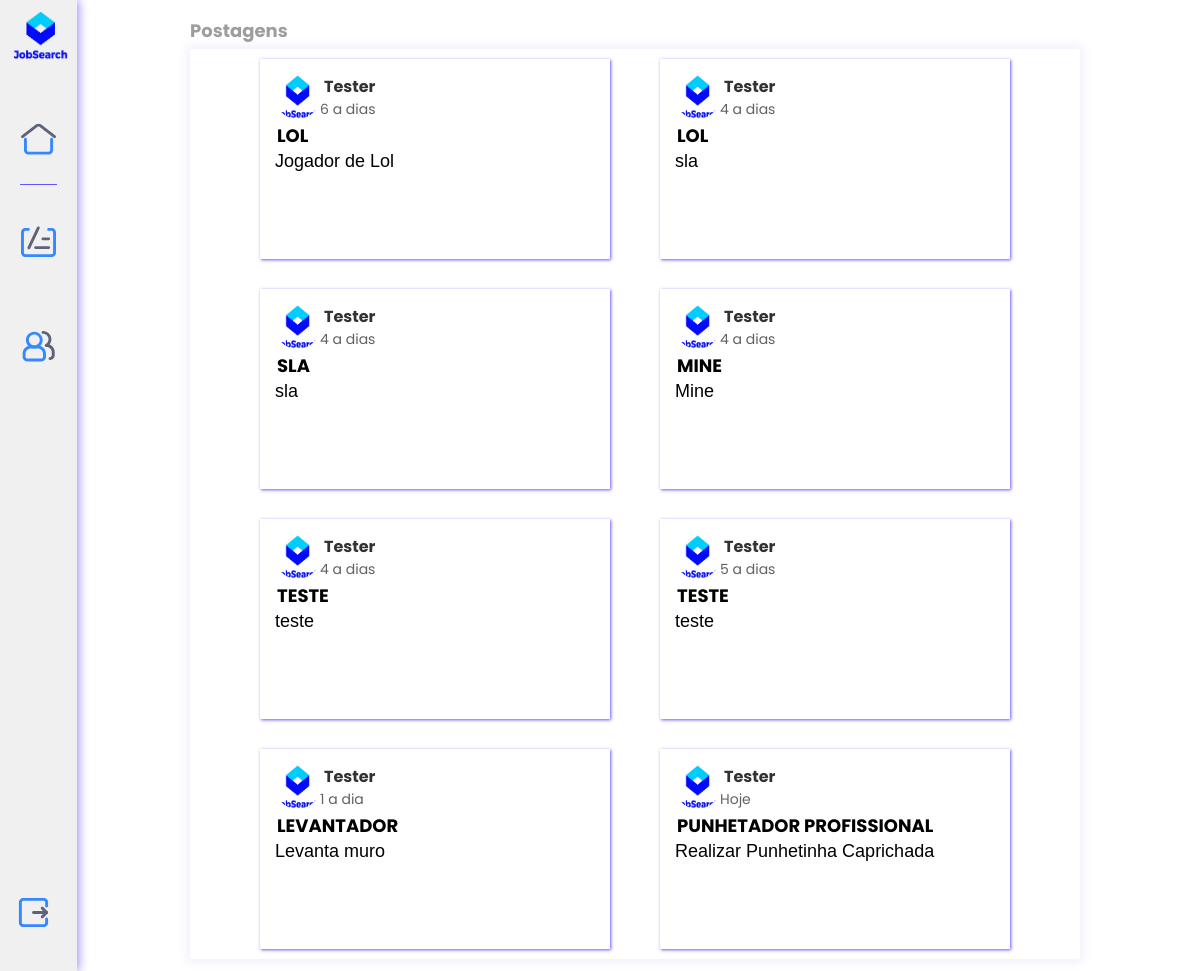
The page /WebInicial/empresa/home_empresa.php (signed in) on the database its author committed.
### tables this page shows
CREATE TABLE `tbl_empresa` (
  `emp_id` int(11) NOT NULL AUTO_INCREMENT,
  `emp_nome` varchar(45) NOT NULL,
  `emp_email` varchar(45) NOT NULL,
  `emp_senha` varchar(16) NOT NULL,
  `emp_cnpj` varchar(18) NOT NULL,
  `emp_telefone` varchar(15) NOT NULL,
  `emp_logradouro` varchar(50) NOT NULL,
  `emp_num` varchar(8) NOT NULL,
  `emp_complemento` varchar(10) NOT NULL,
  `emp_bairro` varchar(50) NOT NULL,
  `emp_cidCodigo` int(11) NOT NULL,
  `emp_ufeCodigo` int(11) NOT NULL,
  `emp_cep` varchar(9) NOT NULL,
  `emp_imagem` varchar(50) DEFAULT '../imagens/group-svgrepo-com.svg',
  PRIMARY KEY (`emp_id`),
  KEY `emp_cidCodigo` (`emp_cidCodigo`),
  KEY `emp_ufeCodigo` (`emp_ufeCodigo`)
);

CREATE TABLE `tbl_vagas` (
  `vag_id` int(11) NOT NULL AUTO_INCREMENT,
  `vag_titulo` varchar(45) NOT NULL,
  `vag_descricao` varchar(100) NOT NULL,
  `vag_local` varchar(30) NOT NULL,
  `vag_salario` decimal(7,2) NOT NULL,
  `vag_requisitos` varchar(50) NOT NULL,
  `vag_dataPub` date NOT NULL,
  `vag_emp_id` int(11) NOT NULL,
  `vag_modo` varchar(45) NOT NULL,
  `vag_reqdesejaveis` varchar(45) NOT NULL,
  PRIMARY KEY (`vag_id`)
);

### WebInicial/empresa/home_empresa.php (the view, shortened to what this page needs)
<?php
include('../conexao.php');
$dataTeste = date('Y-m-d');
?>
<!DOCTYPE html>
<html lang="pt-bt">
<head>
    <link rel="stylesheet" href="../Estilos/estilo3_h.css">
    <link rel="stylesheet" href="../Estilos/estilopadrao.css">
</head>
<body>
    <nav>
        <a class="select" id="logo" href="home_empresa.php"><img class="logo" src="../imagens/logo.png" alt=""></a>
        <a class="selecionado" id="home" href="home_empresa.php"><img class="imgHome" src="../imagens/home-page-svgrepo-com.svg" alt=""></a>
        <a class="select" href="area_empresa.php"><img class="icon" src="../imagens/notebook-svgrepo-com.svg" alt="" /></a>
        <a class="select" href="perfil_empresa.php"><img class="icon" src="../imagens/group-svgrepo-com.svg" alt=""></a>
        <a class="select" id="config" href="logout.php"><img class="icon" src="../imagens/quit-svgrepo-com.svg" alt=""></a>
    </nav>
    <main>
        <h2>Postagens</h2>
        <div class="quadro">
            <?php
            $query = "SELECT * FROM tbl_vagas";
            $stmt = $conexao->prepare($query);
            $stmt->execute();
            while ($row_produto = $stmt->fetch(PDO::FETCH_ASSOC)) {
                $datapub = $row_produto['vag_dataPub'];
                $dataAtual = DateTime::createFromFormat('Y-m-d', $dataTeste);
                $dataBanco = DateTime::createFromFormat('Y-m-d', $datapub);
                $intervalo = $dataBanco->diff($dataAtual);
                $idvaga = $row_produto['vag_id'];
                $idemp = "SELECT vag_emp_id FROM tbl_vagas WHERE vag_id = $idvaga";
                $sql = $conexao->prepare($idemp);
                $sql->execute();
                while ($row_emp = $sql->fetch(PDO::FETCH_ASSOC)) {
                    $teste = $row_emp['vag_emp_id'];
                    $nameemp = "SELECT emp_nome FROM tbl_empresa WHERE emp_id = $teste";
                    $sqlEmp = $conexao->prepare($nameemp);
                    $sqlEmp->execute();
                    while ($row_name = $sqlEmp->fetch(PDO::FETCH_ASSOC)) {
            ?>
                        <a href="vagas.php?id=<?php echo $row_produto['vag_id']; ?>">
                            <div class="postagem">
                                <div class="nome-empresa">
                                    <img class="img-perfil" src="../imagens/logo.png" alt="">
                                    <div class="greed">
                                        <h1>
                                            <?php echo $row_name['emp_nome'] ?>
                                        </h1>
                                        <p class="data">
                                        <?php
                                        if ($intervalo->format('%y') != 0) {
                                            echo $intervalo->format('%y anos');
                                        } else if ($intervalo->format('%m') != 0) {
                                            echo $intervalo->format('%m meses');
                                        } else if ($intervalo->format('%d') == 0) {
                                            echo "Hoje";
                                        } else if ($intervalo->format('%d') == 1) {
                                            echo $intervalo->format('%d a dia');
                                        } else {
                                            echo $intervalo->format('%d a dias');
                                        }
                                    } ?>
                                        </p>
                                    </div>
                                </div>
                                <h2>
                                    <?php echo $row_produto['vag_titulo']; ?>
                                </h2>
                                <p class="txt">
                                    <?php echo $row_produto['vag_descricao']; ?>
                                </p>
                            </div>
                        </a>
                <?php
                }
            }
                ?>
        </div>
    </main>
</body>
</html>

### WebInicial/Estilos/estilo3_h.css (style rules this page uses)
:root { --cor0: #000000; --cor1: #1a1a1ae5; --cor2: #1a1a1aee; --cor3: #000000bc; --cor4: #4938ffd7; --cor5: #8b80f9; --cor6: #fff; --cor7: #f5eeee4d; --cor8: #8a80f91c; }
main { height: 100%; width: 75%; margin-top: 1%; margin-left: 15%; margin-right: 10%; margin-bottom: 1%; color: var(--cor0); }
main > h2 { padding: 5px; padding-left: 10px; text-align: left; font-size: 18px; color: var(--cor3); }
main > .quadro { padding: 10px; margin-left: 10px; border-radius: 3px; background-color: var(--cor6); display: flex; flex-wrap: wrap; gap: 30px; justify-content: center; box-shadow: 0px 0px 10px 4px var(--cor8); }
.postagem { padding: 15px; width: 350px; height: 200px; margin-left: 10px; margin-right: 10px; background-color: var(--cor6); display: flex; flex-direction: column; box-shadow: 1px 1px 3px 0px var(--cor4); }
.txt { max-height: 70px; overflow-y: hidden; font-size: 18px; padding-right: 10px; font-family: Arial, Helvetica, sans-serif; }
.postagem h1 { font-size: 16px; text-align: justify; margin-left: 4px; color: #323232; }
.postagem h2 { font-size: 18px; text-align: justify; margin: 2px; text-transform: uppercase; }
.data { color: #616161; font-size: 14px; }
.nome-empresa { display: flex; }
.img-perfil { width: 45px; height: 45px; border-radius: 50%; }
.greed { display: flex; flex-direction: column; }

### WebInicial/Estilos/estilopadrao.css (style rules this page uses)
:root { --cor0: #000000; --cor1: #1a1a1ae5; --cor2: #1a1a1aee; --cor3: #00000062; --cor4: #4938ffd7; --cor5: #8b80f9; --cor6: #fff; --cor7: #f5eeee4d; }
* { margin: 0; padding: 0; box-sizing: border-box; font-family: "Poppins", sans-serif; }
body { margin: 0; padding: 0; font-family: Arial, Helvetica, sans-serif; background: var(--cor6); background-attachment: fixed; display: flex; }
nav { height: 100%; padding: 100px 20px 560px 20px; background-color: #edededcd; text-align: center; box-shadow: 1px 0px 10px 0px var(--cor5); display: grid; position: fixed; top: 0; margin-right: 100px; }
nav>a, nav>button { padding: 1px; margin-top: 20px; margin-bottom: 20px; text-decoration: none; color: var(--cor4); }
.selecionado { box-shadow: 0px 1px 0px 0px var(--cor4); }
.icon { width: 35px; height: 35px; }
.imgHome { width: 35px; height: 35px; }
#logo { position: fixed; top: 10px; }
#config { position: fixed; top: 90%; left: 15px; }
.quadro>a { text-decoration: none; color: var(--cor0); }
.logo { position: fixed; top: 1%; left: 13px; width: 55px; height: 50px; }

### rows shown on the page
tbl_vagas: vag_dataPub "6 a dias", vag_titulo "LOL", vag_descricao "Jogador de Lol"
tbl_empresa: emp_nome "Tester", shows "Hoje"
tbl_vagas: vag_dataPub "4 a dias", vag_titulo "LOL", vag_descricao "sla"
tbl_vagas: vag_dataPub "4 a dias", vag_titulo "SLA", vag_descricao "sla"
tbl_vagas: vag_dataPub "4 a dias", vag_titulo "MINE", vag_descricao "Mine"
tbl_vagas: vag_dataPub "4 a dias", vag_titulo "TESTE", vag_descricao "teste"
tbl_vagas: vag_dataPub "5 a dias", vag_titulo "TESTE", vag_descricao "teste"
tbl_vagas: vag_dataPub "1 a dia", vag_titulo "LEVANTADOR", vag_descricao "Levanta muro"
tbl_vagas: vag_titulo "PUNHETADOR PROFISSIONAL", vag_descricao "Realizar Punhetinha Caprichada"
